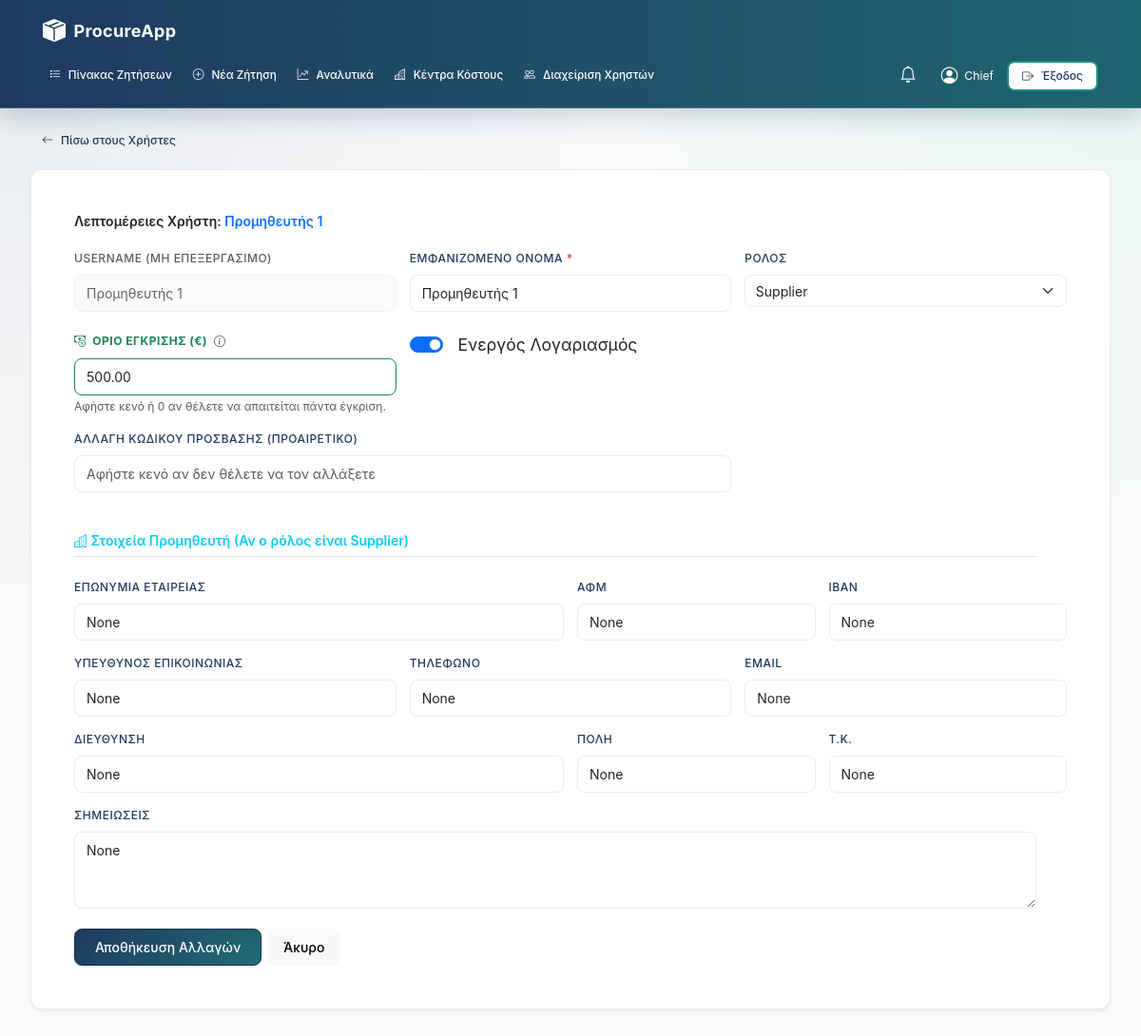
The app's page /chief/users/3 (signed in) with its own data.
### models.py (models this page shows, shortened)
class User(db.Model):
    __tablename__ = "users"
    id = db.Column(db.Integer, primary_key=True)
    username = db.Column(db.String(80), unique=True, nullable=False)
    display_name = db.Column(db.String(120), nullable=False)
    role = db.Column(db.String(20), nullable=False)
    password_hash = db.Column(db.String(255), nullable=False)
    is_active = db.Column(db.Boolean, default=True, nullable=False)
    created_at = db.Column(db.DateTime, default=datetime.utcnow)
    last_login_at = db.Column(db.DateTime, nullable=True)
    first_name = db.Column(db.String(120), nullable=True)
    last_name  = db.Column(db.String(120), nullable=True)
    approval_limit = db.Column(db.Numeric(12, 2), default=500.00)
    bids = db.relationship("Bid", backref="supplier", lazy=True)

class SupplierProfile(db.Model):
    __tablename__ = "supplier_profiles"
    id = db.Column(db.Integer, primary_key=True)
    user_id = db.Column(db.Integer, db.ForeignKey("users.id"), unique=True, nullable=False)
    company_name = db.Column(db.String(200))
    tax_id = db.Column(db.String(32))
    contact_name = db.Column(db.String(120))
    phone = db.Column(db.String(50))
    email = db.Column(db.String(120))
    address = db.Column(db.String(250))
    city = db.Column(db.String(120))
    postal_code = db.Column(db.String(20))
    iban = db.Column(db.String(34))
    notes = db.Column(db.Text)
    overall_rating = db.Column(db.Numeric(3, 1), nullable=True)
    compliance_score = db.Column(db.Numeric(3, 1), nullable=True)
    reliability_score = db.Column(db.Numeric(3, 1), nullable=True)
    risk_level = db.Column(db.String(20), default='medium', nullable=False)
    risk_notes = db.Column(db.Text, nullable=True)
    user = db.relationship("User", backref=db.backref("profile", uselist=False, cascade="all,delete"))

### app/routes/admin.py (the view, shortened to what this page needs)
@admin_bp.route("/users/<int:user_id>", methods=["GET", "POST"])
@require_role("chief")
def user_detail(user_id):
    user = User.query.get_or_404(user_id)
    return render_template("chief_user_detail.html", user=user)

### app/auth.py (called while the page is built)
def require_roles(*roles):
    def wrap(fn):
        @wraps(fn)
        def inner(*args, **kwargs):
            if session.get("role") not in roles:
                flash("Δεν έχεις δικαίωμα πρόσβασης.", "danger")
                return redirect(url_for("auth.login"))
            return fn(*args, **kwargs)
        return inner
    return wrap

### templates/chief_user_detail.html (shortened to what this page needs)
{% extends "base.html" %}
{% block content %}
<div class="mb-3">
  <a class="btn btn-sm btn-outline-secondary" href="{{ url_for('admin.users') }}"><i class="bi bi-arrow-left"></i> Πίσω στους Χρήστες</a>
</div>
<div class="card shadow-sm">
  <div class="card-body p-4">
    <h4 class="mb-4">Λεπτομέρειες Χρήστη: <span class="text-primary">{{ user.username }}</span></h4>
    <form method="post" class="row g-3" id="userDetailForm">
      <div class="col-md-4">
        <label class="form-label text-muted">Username (Μη επεξεργάσιμο)</label>
        <input class="form-control bg-light" value="{{ user.username }}" disabled>
      </div>
      <div class="col-md-4">
        <label class="form-label">Εμφανιζόμενο όνομα <span class="text-danger">*</span></label>
        <input class="form-control" name="display_name" value="{{ user.display_name }}" required>
      </div>
      <div class="col-md-4">
        <label class="form-label">Ρόλος</label>
        <select class="form-select" name="role">
          <option value="supplier" {{ 'selected' if user.role=='supplier' else '' }}>Supplier</option>
        </select>
      </div>
      <div class="col-md-4 mt-4">
        <label class="form-label fw-bold text-success">
            <i class="bi bi-cash-coin me-1"></i> Όριο Έγκρισης (€)
            <i class="bi bi-info-circle text-muted fw-normal ms-1" title="Ισχύει για ρόλο Employee" data-bs-toggle="tooltip"></i>
        </label>
        <input type="number" step="0.01" min="0" class="form-control border-success" name="approval_limit" value="{{ user.approval_limit if user.approval_limit is not none else '500.00' }}">
        <small class="text-muted">Αφήστε κενό ή 0 αν θέλετε να απαιτείται πάντα έγκριση.</small>
      </div>
      <div class="col-md-4 mt-4">
        <div class="form-check form-switch fs-5">
          <input class="form-check-input" type="checkbox" name="is_active" id="is_active" {{ 'checked' if user.is_active else '' }} value="1">
          <label class="form-check-label ms-2" for="is_active">{{ 'Ενεργός Λογαριασμός' if user.is_active else 'Ανενεργός Λογαριασμός' }}</label>
        </div>
      </div>
      <div class="col-md-8 mt-3">
        <label class="form-label">Αλλαγή Κωδικού Πρόσβασης (Προαιρετικό)</label>
        <input type="password" class="form-control" name="password" placeholder="Αφήστε κενό αν δεν θέλετε να τον αλλάξετε">
      </div>
      {% set is_supplier = (user.role == 'supplier') %}
      <div class="col-12 mt-5">
        <h5 class="border-bottom pb-2 text-info"><i class="bi bi-buildings"></i> Στοιχεία Προμηθευτή (Αν ο ρόλος είναι Supplier)</h5>
      </div>
      <div class="col-md-6">
        <label class="form-label">Επωνυμία Εταιρείας</label>
        <input class="form-control" name="company_name" value="{{ (user.profile.company_name if user.profile else '') }}">
      </div>
      <div class="col-md-3">
        <label class="form-label">ΑΦΜ</label>
        <input class="form-control" name="tax_id" value="{{ (user.profile.tax_id if user.profile else '') }}">
      </div>
      <div class="col-md-3">
        <label class="form-label">IBAN</label>
        <input class="form-control" name="iban" value="{{ (user.profile.iban if user.profile else '') }}">
      </div>
      <div class="col-md-4">
        <label class="form-label">Υπεύθυνος Επικοινωνίας</label>
        <input class="form-control" name="contact_name" value="{{ (user.profile.contact_name if user.profile else '') }}">
      </div>
      <div class="col-md-4">
        <label class="form-label">Τηλέφωνο</label>
        <input class="form-control" name="phone" value="{{ (user.profile.phone if user.profile else '') }}">
      </div>
      <div class="col-md-4">
        <label class="form-label">Email</label>
        <input class="form-control" name="email" value="{{ (user.profile.email if user.profile else '') }}">
      </div>
      <div class="col-md-6">
        <label class="form-label">Διεύθυνση</label>
        <input class="form-control" name="address" value="{{ (user.profile.address if user.profile else '') }}">
      </div>
      <div class="col-md-3">
        <label class="form-label">Πόλη</label>
        <input class="form-control" name="city" value="{{ (user.profile.city if user.profile else '') }}">
      </div>
      <div class="col-md-3">
        <label class="form-label">Τ.Κ.</label>
        <input class="form-control" name="postal_code" value="{{ (user.profile.postal_code if user.profile else '') }}">
      </div>
      <div class="col-12">
        <label class="form-label">Σημειώσεις</label>
        <textarea class="form-control" name="notes" rows="3">{{ (user.profile.notes if user.profile else '') }}</textarea>
      </div>
      <div class="col-12 mt-4 d-flex gap-2">
        <button class="btn btn-primary px-4" type="submit">Αποθήκευση Αλλαγών</button>
        <a class="btn btn-light" href="{{ url_for('admin.users') }}">Άκυρο</a>
      </div>
    </form>
  </div>
</div>
{% endblock %}

### app/static/css/layouts.css (style rules this page uses)
.row { display: flex; flex-wrap: wrap; margin: 0 -var(--space-4); }
.col-12 { flex: 0 0 calc(100% - var(--space-8)); }
.d-flex { display: flex; }
.gap-2 { gap: var(--space-2); }
.mt-3 { margin-top: var(--space-3); }
.mt-4 { margin-top: var(--space-4); }
.mt-5 { margin-top: var(--space-5); }
.mb-3 { margin-bottom: var(--space-3); }
.mb-4 { margin-bottom: var(--space-4); }
.p-4 { padding: var(--space-4); }
.pb-2 { padding-bottom: var(--space-2); }
.px-4 { padding-left: var(--space-4); padding-right: var(--space-4); }

### app/static/css/dashboard-unified.css (style rules this page uses)
:root { --ui-shell-max-width: 1600px; --ui-panel-bg: var(--color-white, #ffffff); --ui-panel-border: var(--color-gray-200, #e5e7eb); --ui-muted-bg: var(--color-gray-50, #f8fafc); --ui-row-hover: rgba(32, 201, 151, 0.08); --ui-heading: var(--color-navy, var(--color-primary-navy, #1e3a5f)); --ui-accent: var(--color-teal, var(--color-primary-accent, #20c997)); --ui-shadow-soft: 0 10px 28px rgba(15, 58, 95, 0.08); }
body.dashboard-unified { background: radial-gradient(circle at top right, rgba(32, 201, 151, 0.08), transparent 35%), radial-gradient(circle at top left, rgba(30, 58, 95, 0.08), transparent 40%), var(--ui-muted-bg); color: var(--color-text-primary, var(--text-primary, #1f2937)); }
.dashboard-unified .card, .dashboard-unified .filters-sidebar, .dashboard-unified .kpi-card, .dashboard-unified .card-kpi { background: var(--ui-panel-bg); border: 1px solid var(--ui-panel-border); border-radius: 12px; box-shadow: var(--ui-shadow-soft); }
.dashboard-unified .card::before, .dashboard-unified .card-kpi::before { display: none; }
.dashboard-unified .form-control, .dashboard-unified .form-select, .dashboard-unified .filter-input, .dashboard-unified .filter-select, .dashboard-unified .select2-container .select2-selection--single, .dashboard-unified .select2-container .select2-selection--multiple { border: 1px solid var(--ui-panel-border); border-radius: 8px; background-color: #ffffff; color: var(--color-text-primary, #1f2937); }
.dashboard-unified .btn { border-radius: 8px; }
.dashboard-unified .btn-primary { background: linear-gradient(135deg, var(--ui-heading), color-mix(in srgb, var(--ui-heading) 65%, var(--ui-accent) 35%)); border: 1px solid color-mix(in srgb, var(--ui-heading) 80%, #000000 20%); }
.dashboard-unified .btn-secondary, .dashboard-unified .btn-outline-secondary { border-color: color-mix(in srgb, var(--ui-accent) 60%, var(--ui-heading) 40%); color: var(--ui-heading); }

### records on screen
User: username "Προμηθευτής 1", display_name "Προμηθευτής 1", approval_limit "500.00", is_active "Ενεργός Λογαριασμός"
SupplierProfile: company_name "None", tax_id "None", iban "None", contact_name "None", phone "None", email "None", address "None", city "None", postal_code "None", notes "None"

### other values on screen
{{ session.get('name') }} "Chief"
